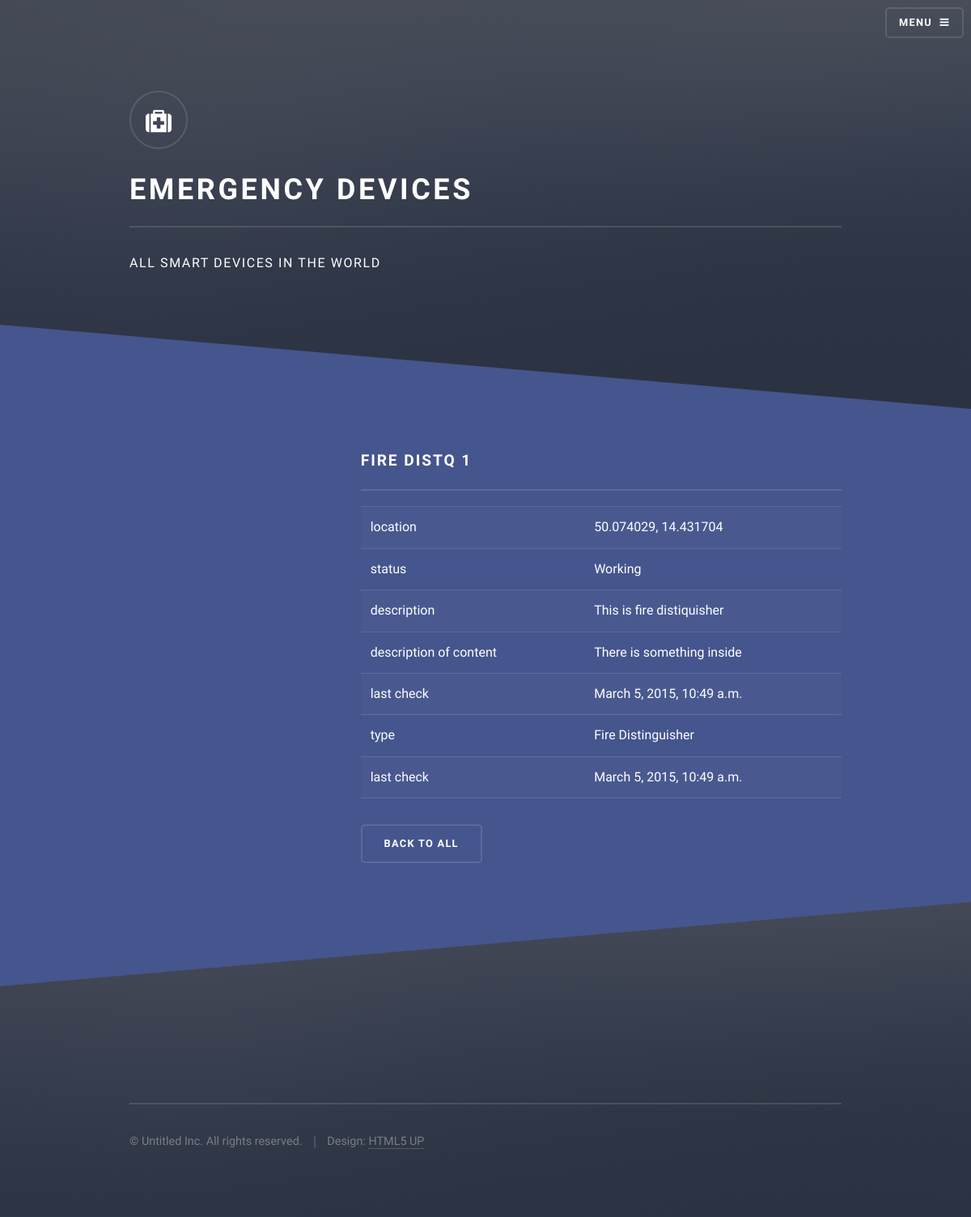
Page /device/view_device/45678 on the committed database.
### device/models.py (models this page shows)
class Device(models.Model):
    type_choice = (
            ("FD", "Fire Distinguisher"),
            ("MK", "Medi Kit"),
            ("FB", "Fuse box"),
            ("O", "Other")
            )
    status_choice = (
            ("Working", "Working"),
            ("Problem", "Problem"),
            ("Broken", "Broken"),
            ("Triggered", "Triggered"),
            ("Other", "Other")
            )
    id_number = models.IntegerField(unique=True, verbose_name="Serial Number of IoT")
    human_readable_name = models.CharField(max_length=100, verbose_name="Human readable name")
    insert_date = models.DateTimeField(verbose_name="Insert Date")
    type_of_device = models.CharField(max_length=100, choices=type_choice, verbose_name="Type of a device")
    last_check_date = models.DateTimeField(verbose_name="Last Check date")
    location = models.CharField(max_length=100, verbose_name="GPS Location")
    description_of_device = models.TextField(verbose_name = "Description of a device")
    description_of_content = models.TextField(verbose_name = "Description of a content")
    status = models.CharField(max_length=100, choices=status_choice, verbose_name = "Status")
    posted = models.BooleanField(default=False, verbose_name="Posted")
    ip_addrr = models.GenericIPAddressField(blank=False, verbose_name="IP addrres")
    port = models.IntegerField(verbose_name="Port")

### device/views.py (the view)
# urls.py: url(r'^view_device/(?P<id_number>\d+)$', views.view_device, name='view_device'),
def view_device(request, id_number):
	device = get_object_or_404(Device, id_number=id_number)
	lat = device.location.split(",")[0].strip()
	lng = device.location.split(",")[1].strip()
	return render(request, 'view_device.html', {'device' : device, 'lng': lng, 'lat': lat })

### device/templates/view_device.html (shortened to what this page needs)
{% extends 'base.html' %}
{% block content %}
	<section id="two" class="wrapper alt spotlight style2">
		<div class="inner">
			<a href="#" class="image"><div id="map"></div></a>
			<div class="content">
				<h2 class="major">{{ device.human_readable_name }}</h2>
				<table>
					<tr><td>location</td><td>{{ device.location }}</td></tr>
					<tr><td>status</td><td>{{ device.status }}</td></tr>
					<tr><td>description</td><td>{{ device.description_of_device }}</td></tr>
					<tr><td>description of content</td><td>{{ device.description_of_content }}</td></tr>
					<tr><td>last check</td><td>{{ device.last_check_date }}</td></tr>
					<tr><td>type</td><td>{{ device.type_of_device }}</td></tr>
					<tr><td>last check</td><td>{{ device.last_check_date }}</td></tr>
				</table>
				<ul class="actions">
				<li><a href="/device/" class="button">Back to All</a></li>
			</ul>
			</div>
		</div>
	</section>
{% endblock %}

### templates/base.html (shortened to what this page needs)
<!DOCTYPE HTML>
<html>
	<head>
        <link rel="stylesheet" href="{{ STATIC_URL }}assets/css/main.css" />
	</head>
	<body>
			<div id="page-wrapper">
					<header id="header" class="alt">
						<nav>
							<a href="#menu">Menu</a>
						</nav>
					</header>
					<section id="banner">
						<div class="inner">
							<div class="logo"><span class="icon fa-medkit"></span></div>
							<h2>Emergency devices</h2>
							<p>All smart devices in the world</p>
						</div>
					</section>
					<section id="wrapper">
			            {% block content %}
                        {% endblock %}
					</section>
					<section id="footer">
						<div class="inner">
							<ul class="copyright">
								<li>&copy; Untitled Inc. All rights reserved.</li><li>Design: <a href="http://html5up.net">HTML5 UP</a></li>
							</ul>
						</div>
					</section>
			</div>
	</body>
</html>

### device/templates/view_device.html (style rules this page uses)
#map { min-height: 100px; width: 100%; border-radius: 50%; }

### rows in the picture
Device: human_readable_name "FIRE DISTQ 1", location "50.074029, 14.431704", status "Working", description_of_device "This is fire distiquisher", description_of_content "There is something inside", last_check_date "March 5, 2015, 10:49 a.m.", type_of_device "Fire Distinguisher"
